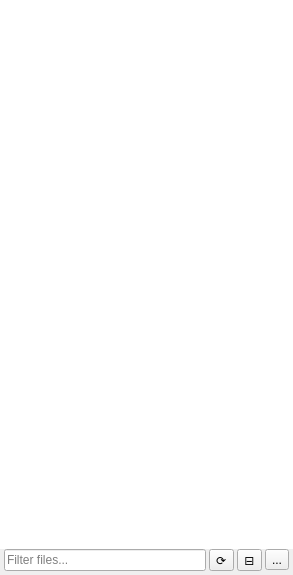
<?xml version="1.0" encoding="UTF-8"?>
<ui version="4.0">
 <class>FolderAsWorkspaceDock</class>
 <widget class="QDockWidget" name="FolderAsWorkspaceDock">
  <property name="geometry">
   <rect>
    <x>0</x>
    <y>0</y>
    <width>293</width>
    <height>575</height>
   </rect>
  </property>
  <property name="windowTitle">
   <string>Folder as Workspace</string>
  </property>
  <widget class="QWidget" name="dockWidgetContents">
   <layout class="QVBoxLayout" name="verticalLayout">
    <property name="spacing">
     <number>0</number>
    </property>
    <property name="leftMargin">
     <number>0</number>
    </property>
    <property name="topMargin">
     <number>0</number>
    </property>
    <property name="rightMargin">
     <number>0</number>
    </property>
    <property name="bottomMargin">
     <number>0</number>
    </property>
    <item>
     <widget class="QTreeView" name="treeView">
      <property name="frameShape">
       <enum>QFrame::NoFrame</enum>
      </property>
      <property name="indentation">
       <number>15</number>
      </property>
      <property name="rootIsDecorated">
       <bool>true</bool>
      </property>
      <property name="uniformRowHeights">
       <bool>true</bool>
      </property>
      <property name="sortingEnabled">
       <bool>true</bool>
      </property>
      <property name="animated">
       <bool>false</bool>
      </property>
      <property name="allColumnsShowFocus">
       <bool>true</bool>
      </property>
      <attribute name="headerVisible">
       <bool>true</bool>
      </attribute>
      <attribute name="headerShowSortIndicator" stdset="0">
       <bool>true</bool>
      </attribute>
      <attribute name="headerStretchLastSection">
       <bool>false</bool>
      </attribute>
     </widget>
    </item>
    <item>
     <layout class="QHBoxLayout" name="horizontalLayout">
      <property name="spacing">
       <number>3</number>
      </property>
      <property name="leftMargin">
       <number>4</number>
      </property>
      <property name="rightMargin">
       <number>4</number>
      </property>
      <property name="bottomMargin">
       <number>4</number>
      </property>
      <item>
       <widget class="QLineEdit" name="filterEdit">
        <property name="placeholderText">
         <string>Filter files...</string>
        </property>
        <property name="clearButtonEnabled">
         <bool>true</bool>
        </property>
       </widget>
      </item>
      <item>
       <widget class="QToolButton" name="btnRefresh">
        <property name="toolTip">
         <string>Refresh Folder</string>
        </property>
        <property name="text">
         <string>⟳</string>
        </property>
       </widget>
      </item>
      <item>
       <widget class="QToolButton" name="btnCollapseAll">
        <property name="toolTip">
         <string>Collapse All</string>
        </property>
        <property name="text">
         <string>⊟</string>
        </property>
       </widget>
      </item>
      <item>
       <widget class="QToolButton" name="toolButton">
        <property name="text">
         <string>...</string>
        </property>
        <property name="icon">
         <iconset resource="../resources.qrc">
          <normaloff>:/icons/settings.svg</normaloff>:/icons/settings.svg</iconset>
        </property>
        <property name="arrowType">
         <enum>Qt::NoArrow</enum>
        </property>
       </widget>
      </item>
     </layout>
    </item>
   </layout>
  </widget>
  <action name="actionShowSize">
   <property name="checkable">
    <bool>true</bool>
   </property>
   <property name="text">
    <string>Size</string>
   </property>
   <property name="menuRole">
    <enum>QAction::NoRole</enum>
   </property>
  </action>
  <action name="actionShowType">
   <property name="checkable">
    <bool>true</bool>
   </property>
   <property name="text">
    <string>Type</string>
   </property>
   <property name="menuRole">
    <enum>QAction::NoRole</enum>
   </property>
  </action>
  <action name="actionShowDateModified">
   <property name="checkable">
    <bool>true</bool>
   </property>
   <property name="text">
    <string>Date Modified</string>
   </property>
   <property name="menuRole">
    <enum>QAction::NoRole</enum>
   </property>
  </action>
  <action name="actionShowHidden">
   <property name="checkable">
    <bool>true</bool>
   </property>
   <property name="text">
    <string>Hidden</string>
   </property>
   <property name="menuRole">
    <enum>QAction::NoRole</enum>
   </property>
  </action>
 </widget>
 <resources>
  <include location="../resources.qrc"/>
 </resources>
 <connections/>
</ui>
